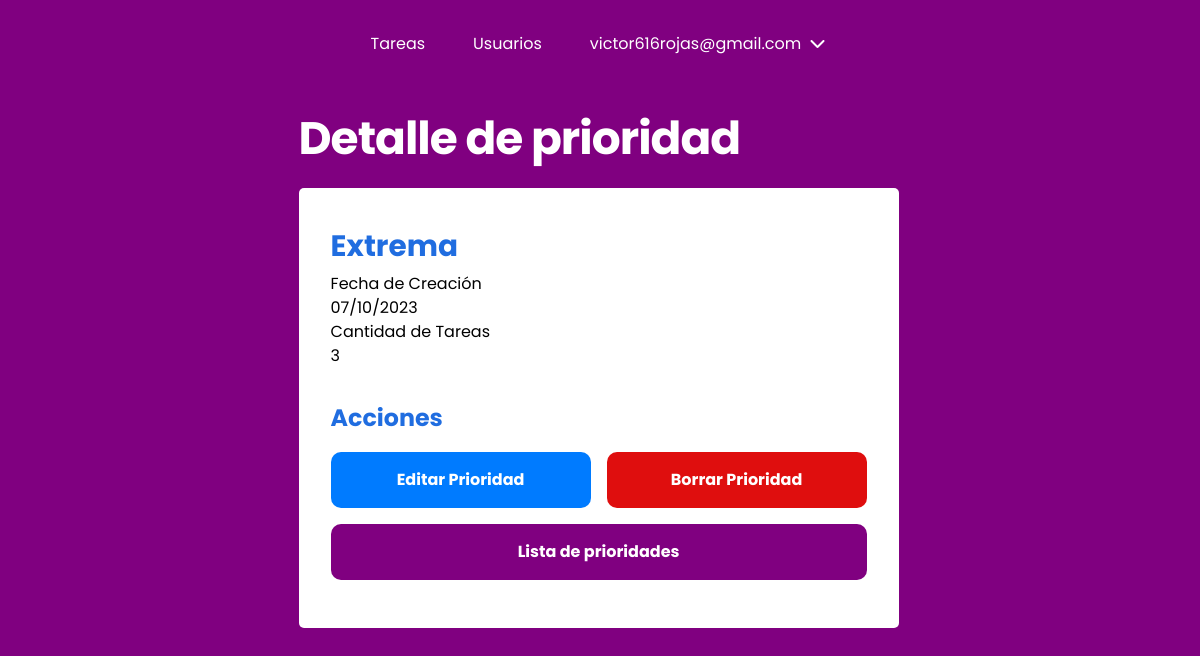
/todo_task/priorities/11/ (signed in), run on the app's committed database.
### users/models.py (models this page shows, shortened)
class CustomUser(AbstractBaseUser, PermissionsMixin):
    email = models.EmailField(unique=True, max_length=25)
    password = models.CharField(max_length=128)
    first_name = models.CharField(max_length=30, blank=True)
    last_name = models.CharField(max_length=30, blank=True)
    date_joined = models.DateTimeField(default=timezone.now)
    is_active = models.BooleanField(default=True)
    is_staff = models.BooleanField(default=False)
    is_worker = models.BooleanField(default=False)
    profile_picture = models.ImageField(upload_to='users/images/profile_pictures/',
                                        blank=True, null=True)
    objects = CustomUserManager()  # Instanciamos nuestro administrador personalizado
    USERNAME_FIELD = "email"
    REQUIRED_FIELDS = []
    class Meta:
        ordering = ["-date_joined"]

### todo_task/models.py (models this page shows, shortened)
class Priority(models.Model):
    name = models.CharField(max_length=50, unique=True)
    created = models.DateTimeField(auto_now_add=True)
    user = models.ForeignKey(
        CustomUser, on_delete=models.CASCADE, related_name="priorities"
    )
    class Meta:
        verbose_name = "Priority"  # Nombre en singular
        verbose_name_plural = "Priorities"  # Nombre en plural
        ordering = ["-created"]

### todo_task/views.py (the view)
@login_required(login_url="/users/login/")
def detail_priority(request, priority_id):
    priority = get_object_or_404(Priority, pk=priority_id)
    delete_url = reverse("priority-delete", args=[priority_id])
    task_count = priority.taskmetadata_set.count()
    context = {
        "priority": priority,
        "delete_url": delete_url,
        "priority_id_for_modal": priority_id,
        "task_count": task_count,
    }
    return render(request, "todo_task/priorities/detail.html", context)

### todo_task/templates/todo_task/priorities/detail.html (shortened to what this page needs)
{% extends "base.html" %}
{% load static %}
{% block css %}
<link rel="stylesheet" type="text/css" href="{% static 'todo_task/css/style.css' %}">
{% endblock %}
{% block content %}
<section class="card-container">
    <h1 class="fs-6">Detalle de prioridad</h1>
    <div class="card__body flex-column">
        <h2 class="fs-4">{{ priority.name }}</h2>
        <div class="task-info">
            <div class="task-info-item">
                <p>Fecha de Creación</p>
                <p class="task_count">{{ priority.created|date:"d/m/Y" }}</p>
            </div>
            <div class="task-info-item">
                <p>Cantidad de Tareas</p>
                <p class="task_count">{{ task_count }}</p>
            </div>
        </div>
        <div class="actions">
            <h3 class="fs-3">Acciones</h3>
            <div class="cluster">
                <a class="btn btn-edit" href="{% url 'priority-update' priority.id %}">Editar Prioridad</a>
                <a class="btn btn-delete" href="#" id="delete-modal">Borrar Prioridad</a>
                <a class="btn btn-return" href="{% url 'priority-list' %}">Lista de prioridades</a>
            </div>
        </div>
    </div>
</section>
{% endblock %}

### taskmaster/templates/header.html (shortened to what this page needs)
{% if request.user.is_authenticated %}
<header class="primary-header flex">
    <nav>
        <ul id="primary-navigation" data-visible="false" class="primary-navigation flex">
            <li class="active"><a href="{% url 'task-list-today-due-date' %}">Tareas</a></li>
            {% if request.user.is_staff %}
            <li class="active"><a href="{% url 'user-list' %}">Usuarios</a></li>
            {% endif %}
            <li class="active has-dropdown">{{ request.user.email }} <i class="fa-solid fa-chevron-down"></i>
            </li>
        </ul>
    </nav>
</header>
{% endif %}

### taskmaster/static/css/main.css (style rules this page uses)
:root { --clr-white: rgb(255, 255, 255); --clr-neutral-400: rgb(3, 3, 3); --clr-accent-700: rgb(128, 0, 128); --clr-gradient-accent: rgb(182, 0, 136); --clr-complete: rgb(0, 117, 16); --clr-incomplete: rgb(223, 14, 14); --clr-btn-edit: rgb(0, 123, 255); --clr-btn-delete: rgb(223, 14, 14); --clr-btn-return: rgb(128, 0, 128); --clr-btn-edit-hover: rgba(0, 123, 255, 0.8); --clr-btn-delete-hover: rgba(223, 14, 14, 0.8); --clr-btn-return-hover: rgba(128, 0, 128, 0.8); --bg-clr: rgb(250, 250, 250); --ff-primary: "Poppins", Arial, Helvetica, sans-serif; --fw-regular: 400; --fw-semi-bold: 600; --fw-bold: 700; --fs-1: clamp(0.75rem, calc(0.55rem + 0.69vw), 1.19rem); --fs-2: clamp(0.78rem, calc(0.59rem + 0.81vw), 1.4rem); --fs-3: clamp(0.88rem, calc(0.69rem + 1.06vw), 1.75rem); --fs-4: clamp(1.05rem, calc(0.81rem + 1.38vw), 2.19rem); --fs-5: clamp(1.26rem, calc(0.95rem + 1.79vw), 2.73rem); --fs-6: clamp(1.51rem, calc(1.11rem + 2.31vw), 3.42rem); --fs-7: clamp(1.81rem, calc(1.29rem + 2.98vw), 4.27rem); --fs-8: clamp(2.18rem, calc(1.51rem + 3.83vw), 5.34rem); --fs-btn-1: clamp(1rem, calc(1rem + 0.05vw), 1.19rem); }
*, *::before, *::after { box-sizing: border-box; }
* { margin: 0; padding: 0; font: inherit; }
html { scroll-behavior: smooth; scroll-padding-top: var(--scroll-padding, 75px); }
body { line-height: 1.5; background-color: var(--clr-accent-700); font-family: var(--ff-primary); }
h1, h2, p { color: var(--clr-neutral); }
h3 { color: var(--clr-accent); }
.fs-3 { font-size: var(--fs-3); }
.fs-4 { font-size: var(--fs-4); }
.fs-6 { font-size: var(--fs-6); }
.flex-column { display: flex; flex-direction: column; }
h1 { margin-block: 1rem; width: min(100% - 3rem, 40ch); letter-spacing: -1px; text-align: left; }
.card-container { width: min(100% - 3rem, 60ch); margin-inline: auto; }
.flex { display: flex; gap: var(--gap, 1rem); }
.primary-header { align-items: center; justify-content: center; }
.primary-navigation { list-style: none; }
.primary-navigation a { text-decoration: none; color: var(--clr-white); }
.has-dropdown { display: inline-block; color: var(--clr-white); cursor: pointer; position: relative; }
.fa-chevron-down { padding-inline: 0.25rem; transition: transform 0.3s ease; }
.cluster { display: flex; flex-direction: column; flex-wrap: wrap; gap: 1rem; justify-content: space-between; margin-block: 1rem; }
.actions h3 { font-weight: var(--fw-bold); }
.actions .cluster a { color: white; text-decoration: none; }
@media (min-width: 35em) { .primary-navigation { --gap: clamp(1.5rem, 5vw, 3rem); padding-block: 2rem; padding-inline: clamp(3rem, 8vw, 10rem); } }
h1 { font-weight: var(--fw-bold); color: var(--clr-white); }
.btn { font-weight: bold; padding: 1rem; border-radius: 10px; text-align: center; cursor: pointer; }
.btn-edit { background-color: var(--clr-btn-edit); }
.btn-delete { background-color: var(--clr-btn-delete); }
.btn-return { background-color: var(--clr-btn-return); }

### todo_task/static/todo_task/css/style.css (style rules this page uses)
:root { --clr-main: #206de0; --clr-item-1: #a328b9; --clr-item-2: #3498db; --clr-item-3: #e74c3c; --clr-item-4: #27ae60; --clr-item-5: #f1c40f; --clr-item-1-hover: #8e1a9b; --clr-item-2-hover: #2575ab; --clr-item-3-hover: #c0392b; --clr-item-4-hover: #1f8e3a; --clr-item-5-hover: #d4af0a; --br: 10px; --gap-1: 1rem; --fw-bold: 700; --mt-2: 2rem; }
h3 { font-weight: var(--fw-bold); color: var(--clr-main); }
.card__body { width: 600px; background-color: #fff; border-radius: calc(var(--br) - 5px); padding: 2rem; }
.card__body h2 { font-weight: var(--fw-bold); margin-block: 0.25rem; color: var(--clr-main); word-wrap: break-word; }
.actions { margin-top: var(--mt-2); }
@media (min-width: 45em) { .cluster { flex-direction: row; } }
@media (min-width: 45em) { .cluster a { flex: 1; } }
@media (min-width: 45em) { .cluster a:last-child { flex-basis: 100%; } }

### data on the page
CustomUser: user.email "victor616rojas@gmail.com"
Priority: name "Extrema", created "07/10/2023"

### other printed values
{{ task_count }} "3"
